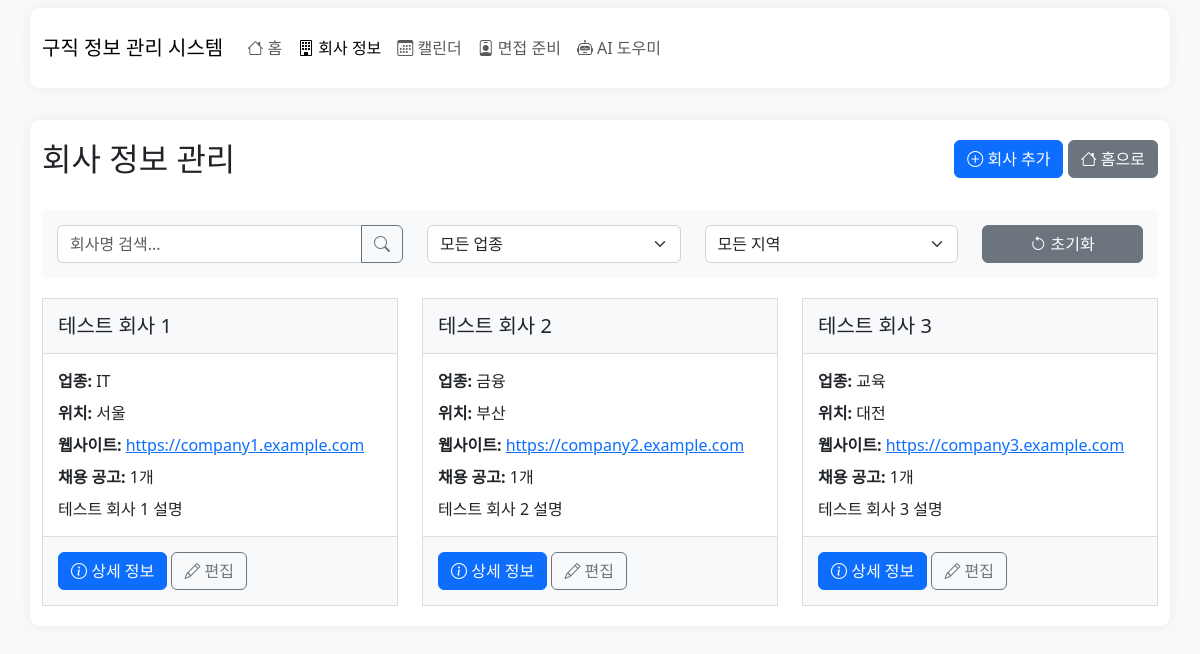
The app's page /companies/companies with its own data.
### models.py (models this page shows, shortened)
class Company(db.Model):
    id = db.Column(db.Integer, primary_key=True)
    name = db.Column(db.String(200), nullable=False)
    industry = db.Column(db.String(100), nullable=True)
    location = db.Column(db.String(200), nullable=True)
    website = db.Column(db.String(500), nullable=True)
    description = db.Column(db.Text, nullable=True)
    created_at = db.Column(db.DateTime, default=datetime.utcnow)
    jobs = db.relationship('Job', backref='company', lazy=True)

### routes/company_routes.py (the view)
@companies.route('/companies')
def companies_list():
    companies = Company.query.order_by(Company.name).all()
    return render_template('companies.html', companies=companies, mcp_enabled=current_app.config.get('MCP_ENABLED', False))

### app.py (called while the page is built)
@app.teardown_appcontext
def teardown_mcp(exception):
    if mcp_enabled:
        shutdown()

### mcp/__init__.py (called while the page is built)
def shutdown():
    global _client
    if _client:
        run_async(_client.close())
        _client = None

### templates/companies.html (shortened to what this page needs)
{% extends 'base.html' %}
{% block content %}
<div class="row mb-4">
    <div class="col-md-6">
        <h2>회사 정보 관리</h2>
    </div>
    <div class="col-md-6 text-end">
        <button type="button" class="btn btn-primary" data-bs-toggle="modal" data-bs-target="#add-company-modal">
            <i class="bi bi-plus-circle"></i> 회사 추가
        </button>
        <a href="{{ url_for('main.index') }}" class="btn btn-secondary">
            <i class="bi bi-house"></i> 홈으로
        </a>
    </div>
</div>
<div class="filter-section">
    <div class="row">
        <div class="col-md-4">
            <div class="input-group">
                <input type="text" class="form-control" id="search-company" placeholder="회사명 검색...">
                <button class="btn btn-outline-secondary" type="button" id="search-btn">
                    <i class="bi bi-search"></i>
                </button>
            </div>
        </div>
        <div class="col-md-3">
            <select class="form-select" id="industry-filter">
                <option value="">모든 업종</option>
                {% set industries = [] %}
                {% for company in companies %}
                    {% if company.industry and company.industry not in industries %}
                        {% set _ = industries.append(company.industry) %}
                    {% endif %}
                {% endfor %}
            </select>
        </div>
        <div class="col-md-3">
            <select class="form-select" id="location-filter">
                <option value="">모든 지역</option>
                {% set locations = [] %}
                {% for company in companies %}
                    {% if company.location and company.location not in locations %}
                        {% set _ = locations.append(company.location) %}
                    {% endif %}
                {% endfor %}
            </select>
        </div>
        <div class="col-md-2">
            <button class="btn btn-secondary w-100" id="reset-filter-btn">
                <i class="bi bi-arrow-counterclockwise"></i> 초기화
            </button>
        </div>
    </div>
</div>
<div class="row row-cols-1 row-cols-md-2 row-cols-lg-3 g-4" id="companies-container">
    {% for company in companies %}
    <div class="col company-item"
         data-name="{{ company.name }}"
         data-industry="{{ company.industry }}"
         data-location="{{ company.location }}">
        <div class="company-card">
            <div class="company-header">
                <h5 class="card-title mb-0">{{ company.name }}</h5>
            </div>
            <div class="company-body">
                <div class="mb-2">
                    <strong>업종:</strong> {{ company.industry or '정보 없음' }}
                </div>
                <div class="mb-2">
                    <strong>위치:</strong> {{ company.location or '정보 없음' }}
                </div>
                <div class="mb-2">
                    <strong>웹사이트:</strong>
                    {% if company.website %}
                    <a href="{{ company.website }}" target="_blank">{{ company.website }}</a>
                    {% else %}
                    정보 없음
                    {% endif %}
                </div>
                <div class="mb-2">
                    <strong>채용 공고:</strong> {{ company.jobs|length }}개
                </div>
                <div class="description-preview">
                    {{ company.description|truncate(100) if company.description else '회사 설명 정보가 없습니다.' }}
                </div>
            </div>
            <div class="company-footer">
                <a href="{{ url_for('companies.company_detail', company_id=company.id) }}" class="btn btn-primary">
                    <i class="bi bi-info-circle"></i> 상세 정보
                </a>
                <button type="button" class="btn btn-outline-secondary edit-company-btn" data-company-id="{{ company.id }}">
                    <i class="bi bi-pencil"></i> 편집
                </button>
            </div>
        </div>
    </div>
    {% else %}
    <div class="col-12">
        <div class="alert alert-info">
            등록된 회사가 없습니다. 새 회사를 추가해보세요.
        </div>
    </div>
    {% endfor %}
</div>
{% endblock %}

### static/css/style.css (style rules this page uses)
body { background-color: #f8f9fa; }
.form-control, .form-select { border-color: #ced4da; border-radius: 6px; }

### templates/companies.html (style rules this page uses)
.company-card { transition: all 0.3s ease; border: 1px solid #ddd; height: 100%; }
.company-header { background-color: #f8f9fa; padding: 15px; border-bottom: 1px solid #ddd; }
.company-body { padding: 15px; }
.company-footer { padding: 15px; border-top: 1px solid #ddd; background-color: #f8f9fa; }
.filter-section { margin-bottom: 20px; padding: 15px; background-color: #f8f9fa; border-radius: 5px; }

### records on screen
Company: name "테스트 회사 1", industry "IT", location "서울", website "https://company1.example.com", jobs|length "1", description "테스트 회사 1 설명"
Company: name "테스트 회사 2", industry "금융", location "부산", website "https://company2.example.com", jobs|length "1", description "테스트 회사 2 설명"
Company: name "테스트 회사 3", industry "교육", location "대전", website "https://company3.example.com", jobs|length "1", description "테스트 회사 3 설명"
